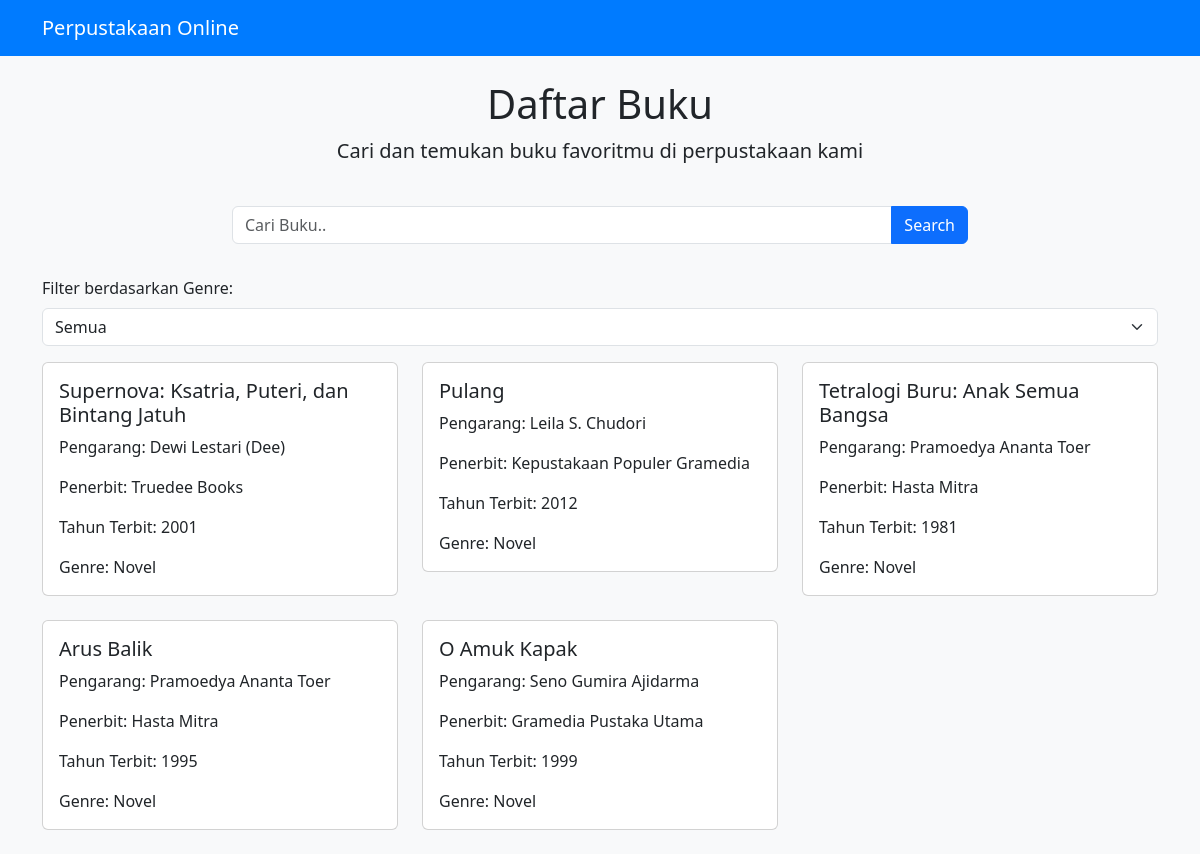
Screenshot of /index.php?genre=Novel with the database file from the repository.
### tables this page shows
CREATE TABLE `buku` (
  `id` int NOT NULL,
  `judul` varchar(255) DEFAULT NULL,
  `pengarang` varchar(255) DEFAULT NULL,
  `penerbit` varchar(255) DEFAULT NULL,
  `tahun_terbit` year DEFAULT NULL,
  `genre` varchar(80) DEFAULT NULL
);

### functions.php (called while the page is built)
<?php
include 'koneksi.php';
function query($query)
{
    global $conn;
    $result = mysqli_query($conn, $query);
    $rows = [];
    while ($row = mysqli_fetch_assoc($result)) {
        $rows[] = $row;
    }
    return $rows;
}
function getBuku()
{
    global $conn;
    $query = "SELECT * FROM buku";
    $result = mysqli_query($conn, $query);
    $buku = mysqli_fetch_all($result, MYSQLI_ASSOC);
    return $buku;
}

### index.php (the view, shortened to what this page needs)
<?php
include 'functions.php';
$bukuList = getBuku();
if (isset($_GET['genre'])) {
    $genre = $_GET['genre'];
    $query = "SELECT * FROM buku WHERE genre = '$genre'";
    $bukuList = query($query);
}
?>
<!DOCTYPE html>
<html lang="en">
<head>
    <link rel="stylesheet" href="https://cdn.jsdelivr.net/npm/bootstrap@5.3.3/dist/css/bootstrap.min.css">
    <link rel="stylesheet" href="style.css">
</head>
<body>
    <nav class="navbar navbar-expand-lg navbar-dark navbar-custom mb-4">
        <div class="container">
            <a class="navbar-brand" href="#">Perpustakaan Online</a>
        </div>
    </nav>
    <div class="container">
        <div class="row">
            <div class="col-md-12 text-center mb-4">
                <h1>Daftar Buku</h1>
                <p class="lead">Cari dan temukan buku favoritmu di perpustakaan kami</p>
            </div>
        </div>
        <div class="row justify-content-center search-bar">
            <div class="col-md-8">
                <form action="" method="GET">
                    <div class="input-group">
                        <input type="text" id="keyword" name="keyword" class="form-control" placeholder="Cari Buku.." autofocus autocomplete="off" value="<?php echo isset($keyword) ? $keyword : ''; ?>">
                        <button class="btn btn-primary" name="search" type="submit" id="search-button">Search</button>
                    </div>
                </form>
            </div>
        </div>
        <form action="" method="GET" class="my-3">
            <div class="form-group">
                <label for="genre" class="form-label">Filter berdasarkan Genre:</label>
                <select name="genre" id="genre" class="form-select" onchange="this.form.submit()">
                    <option value="" <?php echo (isset($_GET['genre']) && $_GET['genre'] == '') ? 'selected' : ''; ?>>Semua</option>
                </select>
            </div>
        </form>
        <div class="row">
            <?php
            if (!empty($bukuList)) {
                foreach ($bukuList as $buku) {
                    echo '<div class="col-md-4 mb-4">';
                    echo '    <div class="card card-custom">';
                    echo '        <div class="card-body">';
                    echo '            <h5 class="card-title">' . $buku['judul'] . '</h5>';
                    echo '            <p class="card-text">Pengarang: ' . $buku['pengarang'] . '</p>';
                    echo '            <p class="card-text">Penerbit: ' . $buku['penerbit'] . '</p>';
                    echo '            <p class="card-text">Tahun Terbit: ' . $buku['tahun_terbit'] . '</p>';
                    echo '            <p class="card-text">Genre: ' . $buku['genre'] . '</p>';
                    echo '        </div>';
                    echo '    </div>';
                    echo '</div>';
                }
            } else {
                echo '<div class="col-md-12 text-center">';
                echo '<div class="alert alert-warning">Tidak ada buku yang ditemukan</div>';
                echo '</div>';
            }
            ?>
        </div>
    </div>
</body>
</html>

### style.css (style rules this page uses)
body { background-color: #f8f9fa; }
.search-bar { margin-bottom: 2rem; }
.card-custom { transition: all 0.3s ease-in-out; }
.navbar-custom { background-color: #007bff; }

### rows the page displays
buku: judul "Supernova: Ksatria, Puteri, dan Bintang Jatuh", pengarang "Dewi Lestari (Dee)", penerbit "Truedee Books", tahun_terbit "2001", genre "Novel"
buku: judul "Pulang", pengarang "Leila S. Chudori", penerbit "Kepustakaan Populer Gramedia", tahun_terbit "2012", genre "Novel"
buku: judul "Tetralogi Buru: Anak Semua Bangsa", pengarang "Pramoedya Ananta Toer", penerbit "Hasta Mitra", tahun_terbit "1981", genre "Novel"
buku: judul "Arus Balik", pengarang "Pramoedya Ananta Toer", penerbit "Hasta Mitra", tahun_terbit "1995", genre "Novel"
buku: judul "O Amuk Kapak", pengarang "Seno Gumira Ajidarma", penerbit "Gramedia Pustaka Utama", tahun_terbit "1999", genre "Novel"
